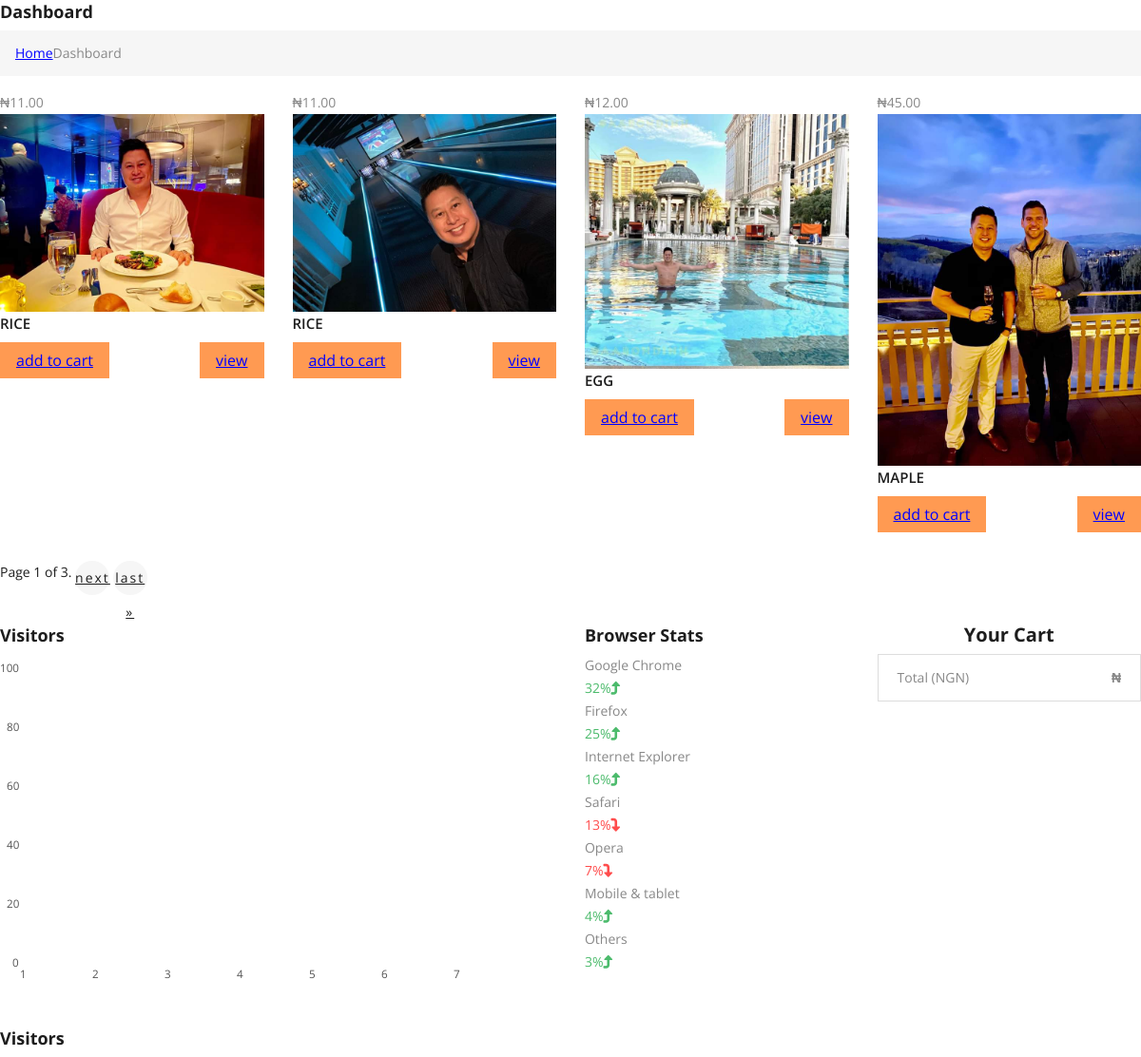
/products/product-list (signed in), run on the app's committed database.
### products/models.py (models this page shows, shortened)
class Item(models.Model):
    title = models.CharField(max_length=100)
    price = models.DecimalField(max_digits=10000, decimal_places=2)
    discount_price = models.DecimalField(max_digits=10, decimal_places=2, blank=True, null=True)
    category = models.CharField(choices=CATEGORY_CHOICES, max_length=2)
    description = models.TextField(null=True, blank=True)
    picture = models.ImageField(upload_to='picture', max_length=255, null=True, blank=True)
    label = models.CharField(choices=LABEL_CHOICES, max_length=2, default='P')
    def get_absolute_url(self):
        return reverse("products:product-detail", kwargs={"id": self.id})
    def get_add_to_cart_url(self):
        return reverse("products:add-to-cart", kwargs={"id": self.id})

### products/views.py (the view)
# urls.py: path('product-list', product_list_view.as_view(), name='product-list'),
class product_list_view(LoginRequiredMixin, ListView):
    def get(self, *args, **kwargs):
        item = Item.objects.all()
        paginator = Paginator(item, 4)  # Show 4 contacts per page.
        page_number = self.request.GET.get('page')
        item = paginator.get_page(page_number)
        context = {
            'item': item,
            'page_obj': item
        }
        return render(self.request, 'products/product_list.html', context)

### accounts/models.py (called while the page is built)
    @property
    def is_active(self):
        return self.active

### products/templates/products/product_list.html (shortened to what this page needs)
{% extends 'base.html' %}
{% block content %}
<div class="container">
    <div class="row">
        <body class="page-header-fixed  pace-done">
        <main class="page-content content-wrap">
            <div class="page-inner" style="min-height:1080px !important">
                <div class="page-title">
                    <h3>Dashboard</h3>
                    <div class="page-breadcrumb">
                        <ol class="breadcrumb">
                            <li class="active float-left"><a href="index-2.html">Home</a></li>
                            <li class="active float-right">Dashboard</li>
                        </ol>
                    </div>
                </div>
                <div id="main-wrapper">
                    <div class="row">
                        {% for item in item %}
                        <div class="col-lg-3 col-md-6">
                            <div class="panel info-box panel-white">
                                {% if item.discount_price %}
                                ₦{{ item.discount_price }}
                                {% else %}
                                ₦{{ item.price }}
                                {% endif %}</h4>
                                <div class="panel-body">
                                    <div class="info-box-stats">
                                        <img class="thumbnail" src={{ item.picture.url }} height="200"/>
                                        <h6><strong>{{ item.title|upper }}</strong></h6>
                                    </div>
                                    <div class="info-box-progress">
                                        <div class="float-left">
                                            <button class="btn btn-warning round-circle add-btn ">
                                                <a href="{{  item.get_add_to_cart_url }}">add to cart</a></button>
                                        </div>
                                        <div class="float-right">
                                            <button class="btn btn-warning  add-btn ">
                                                <a href="{{ item.get_absolute_url }}">view</a></button>
                                        </div>
                                    </div>
                                </div>
                            </div>
                        </div>
                        {% endfor %}
                    </div>
                    <div class="pagination justify-content-center">
    <span class="step-links">
        <span class="current">
            Page {{ page_obj.number }} of {{ page_obj.paginator.num_pages }}.
        </span>
        {% if page_obj.has_next %}
            <a href="?page={{ page_obj.next_page_number }}">next</a>
            <a href="?page={{ page_obj.paginator.num_pages }}">last &raquo;</a>
        {% endif %}
    </span>
                    </div>
                </div>
                <div class="row">
                    <div class="col-lg-9 col-md-12">
                        <div class="panel panel-white">
                            <div class="row">
                                <div class="col-sm-8">
                                    <div class="visitors-chart">
                                        <div class="panel-heading">
                                            <h4 class="panel-title">Visitors</h4>
                                        </div>
                                        <div class="panel-body">
                                            <div id="flotchart1" style="padding: 0px; position: relative;">
                                                <div class="f  lot-text"
                                                     style="position: absolute; inset: 0px; font-size: smaller; color: rgb(84, 84, 84);">
                                                    <div class="flot-x-axis flot-x1-axis xAxis x1Axis"
                                                         style="position: absolute; inset: 0px; display: block;">
                                                        <div class="flot-tick-label tickLabel"
                                                             style="position: absolute; max-width: 61px; top: 325px; left: 21px; text-align: center;">
                                                        </div>
                                                        <div class="flot-tick-label tickLabel"
                                                             style="position: absolute; max-width: 61px; top: 325px; left: 97px; text-align: center;">
                                                        </div>
                                                        <div class="flot-tick-label tickLabel"
                                                             style="position: absolute; max-width: 61px; top: 325px; left: 173px; text-align: center;">
                                                        </div>
                                                        <div class="flot-tick-label tickLabel"
                                                             style="position: absolute; max-width: 61px; top: 325px; left: 249px; text-align: center;">
                                                        </div>
                                                        <div class="flot-tick-label tickLabel"
                                                             style="position: absolute; max-width: 61px; top: 325px; left: 325px; text-align: center;">
                                                        </div>
                                                        <div class="flot-tick-label tickLabel"
                                                             style="position: absolute; max-width: 61px; top: 325px; left: 401px; text-align: center;">
                                                        </div>
                                                        <div class="flot-tick-label tickLabel"
                                                             style="position: absolute; max-width: 61px; top: 325px; left: 477px; text-align: center;">
                                                        </div>
                                                    </div>
                                                    <div class="flot-y-axis flot-y1-axis yAxis y1Axis"
                                                         style="position: absolute; inset: 0px; display: block;">
                                                        <div class="flot-tick-label tickLabel"
                                                             style="position: absolute; top: 313px; left: 13px; text-align: right;">
                                                        </div>
                                                        <div class="flot-tick-label tickLabel"
                                                             style="position: absolute; top: 251px; left: 7px; text-align: right;">
                                                        </div>
                                                        <div class="flot-tick-label tickLabel"
                                                             style="position: absolute; top: 189px; left: 7px; text-align: right;">
                                                        </div>
                                                        <div class="flot-tick-label tickLabel"
                                                             style="position: absolute; top: 127px; left: 7px; text-align: right;">
                                                        </div>
                                                        <div class="flot-tick-label tickLabel"
                                                             style="position: absolute; top: 65px; left: 7px; text-align: right;">
                                                        </div>
                                                        <div class="flot-tick-label tickLabel"
                                                             style="position: absolute; top: 3px; left: 0px; text-align: right;">
                                                        </div>
                                                    </div>
                                                </div>
                                                <canvas class="flot-overlay" width="490" height="340"
                                                        style="direction: ltr; position: absolute; left: 0px; top: 0px; width: 490px; height: 340px;"></canvas>
                                            </div>
                                        </div>
                                    </div>
                                </div>
                                <div class="col-sm-4">
                                    <div class="stats-info">
                                        <div class="panel-heading">
                                            <h4 class="panel-title">Browser Stats</h4>
                                        </div>
                                        <div class="panel-body">
                                            <ul class="list-unstyled">
                                                <li>Google Chrome
                                                    <div class="text-success pull-right">32%<i
                                                            class="fa fa-level-up"></i></div>
                                                </li>
                                                <li>Firefox
                                                    <div class="text-success pull-right">25%<i
                                                            class="fa fa-level-up"></i></div>
                                                </li>
                                                <li>Internet Explorer
                                                    <div class="text-success pull-right">16%<i
                                                            class="fa fa-level-up"></i></div>
                                                </li>
                                                <li>Safari
                                                    <div class="text-danger pull-right">13%<i
                                                            class="fa fa-level-down"></i></div>
                                                </li>
                                                <li>Opera
                                                    <div class="text-danger pull-right">7%<i
                                                            class="fa fa-level-down"></i></div>
                                                </li>
                                                <li>Mobile &amp; tablet
                                                    <div class="text-success pull-right">4%<i
                                                            class="fa fa-level-up"></i></div>
                                                </li>
                                                <li>Others
                                                    <div class="text-success pull-right">3%<i
                                                            class="fa fa-level-up"></i></div>
                                                </li>
                                            </ul>
                                        </div>
                                    </div>
                                </div>
                            </div>
                        </div>
                    </div>
                    <div class="col-lg-3 col-md-6">
                        <div class="panel panel-white " style="height: 94%;">
                            {% include "order_snippet.html" %}
                        </div>
                    </div>
                </div>
            </div>
            <div class="row">
                <div class="col ">
                    <div class="panel panel-white">
                        <div class="row">
                            <div class="col-sm-8">
                                <div class="visitors-chart">
                                    <div class="panel-heading justify-content-center">
                                        <h4 class="panel-title ">Visitors</h4>
                                    </div>
                                </div>
                            </div>
                        </div>
                    </div>
                </div>
        </main>
        </body>
    </div>
</div>
{% endblock %}

### templates/base.html (shortened to what this page needs)
{% load static %}
<html lang="en">
<head>
    <link rel="stylesheet" href="https://stackpath.bootstrapcdn.com/bootstrap/4.3.1/css/bootstrap.min.css"
>
    <link href="//netdna.bootstrapcdn.com/twitter-bootstrap/2.3.2/css/bootstrap-combined.no-icons.min.css"
          rel="stylesheet">
    <link href="//netdna.bootstrapcdn.com/font-awesome/3.2.1/css/font-awesome.css" rel="stylesheet">
    <link rel="stylesheet" href="{% static 'themes/theme_rozer2/assets/cache/theme-73c64410.css' %}" type="text/css"
          media="all">
    <link href="{% static 'styles.css' %}" rel="stylesheet" type="text/css">
</head>
<body>
{% block content %}{% endblock %}
</body>
</html>

### templates/order_snippet.html (shortened to what this page needs)
<div>
    <h2 class=" h2  text-center">your cart</h2>
    <ul class="list-group mb-3 z-depth-1">
        <li class="list-group-item d-flex justify-content-between">
            <span> Total (NGN)</span>
            <strong> ₦{{ order.get_total }}</strong>
        </li>
    </ul>
</div>

### data on the page
Item: discount_price "11.00", picture (picture), title "RICE"
Item: discount_price "11.00", picture (picture), title "RICE"
Item: discount_price "12.00", picture (picture), title "EGG"
Item: discount_price "45.00", picture (picture), title "MAPLE"

### other printed values
{{ page_obj.number }} "1"
{{ page_obj.paginator.num_pages }} "3"
